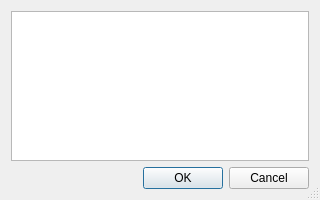
<?xml version="1.0" encoding="UTF-8"?>
<ui version="4.0">
 <class>texturePicker</class>
 <widget class="QDialog" name="texturePicker">
  <property name="windowModality">
   <enum>Qt::WindowModal</enum>
  </property>
  <property name="geometry">
   <rect>
    <x>0</x>
    <y>0</y>
    <width>320</width>
    <height>200</height>
   </rect>
  </property>
  <property name="windowTitle">
   <string>Select texture</string>
  </property>
  <property name="windowIcon">
   <iconset resource="../../MUSEN/QT_GUI/qt_gui.qrc">
    <normaloff>:/QT_GUI/Resources/MUSEN_Ico.png</normaloff>:/QT_GUI/Resources/MUSEN_Ico.png</iconset>
  </property>
  <property name="sizeGripEnabled">
   <bool>true</bool>
  </property>
  <property name="modal">
   <bool>true</bool>
  </property>
  <layout class="QVBoxLayout" name="verticalLayout">
   <item>
    <widget class="QListWidget" name="listWidget">
     <property name="dragDropMode">
      <enum>QAbstractItemView::NoDragDrop</enum>
     </property>
     <property name="defaultDropAction">
      <enum>Qt::IgnoreAction</enum>
     </property>
     <property name="resizeMode">
      <enum>QListView::Adjust</enum>
     </property>
     <property name="gridSize">
      <size>
       <width>50</width>
       <height>50</height>
      </size>
     </property>
     <property name="viewMode">
      <enum>QListView::IconMode</enum>
     </property>
     <property name="uniformItemSizes">
      <bool>true</bool>
     </property>
    </widget>
   </item>
   <item>
    <layout class="QHBoxLayout" name="horizontalLayout">
     <item>
      <spacer name="horizontalSpacer">
       <property name="orientation">
        <enum>Qt::Horizontal</enum>
       </property>
       <property name="sizeHint" stdset="0">
        <size>
         <width>40</width>
         <height>20</height>
        </size>
       </property>
      </spacer>
     </item>
     <item>
      <widget class="QDialogButtonBox" name="buttonBox">
       <property name="standardButtons">
        <set>QDialogButtonBox::Cancel|QDialogButtonBox::Ok</set>
       </property>
      </widget>
     </item>
    </layout>
   </item>
  </layout>
 </widget>
 <layoutdefault spacing="6" margin="11"/>
 <resources>
  <include location="../../MUSEN/QT_GUI/qt_gui.qrc"/>
 </resources>
 <connections/>
</ui>
